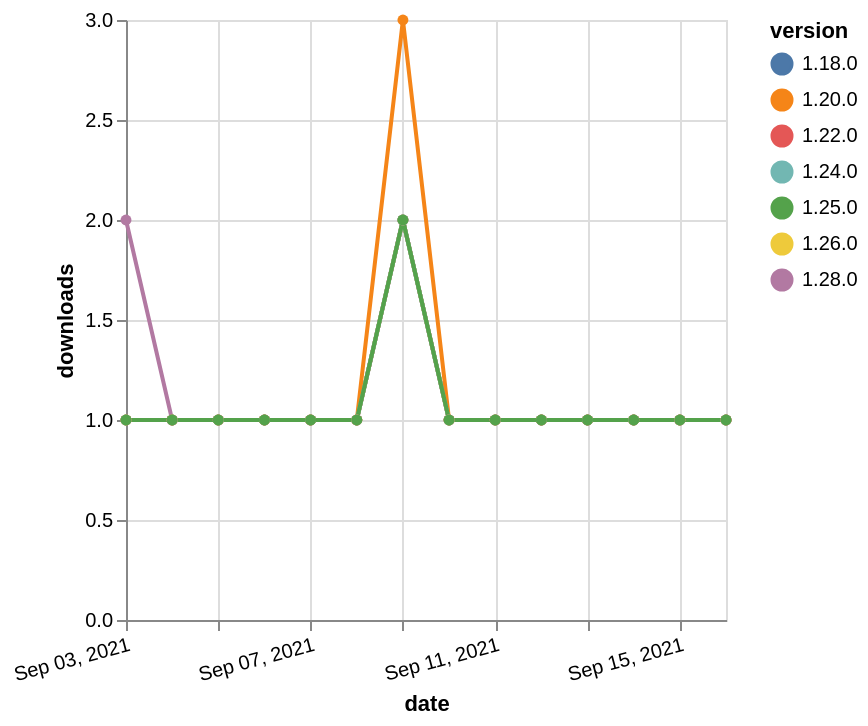

Specify this chart in Vega-Lite:
### Vega-Lite specification from a JSON file in a GitHub repository (floating-point values rounded to 4 significant figures)
{"$schema": "https://vega.github.io/schema/vega-lite/v5.json", "description": "A simple bar chart with embedded data.", "data": {"values": [{"date": "2021-09-03", "total": 210, "delta": 1, "version": "1.18.0"}, {"date": "2021-09-04", "total": 211, "delta": 1, "version": "1.18.0"}, {"date": "2021-09-05", "total": 212, "delta": 1, "version": "1.18.0"}, {"date": "2021-09-06", "total": 213, "delta": 1, "version": "1.18.0"}, {"date": "2021-09-07", "total": 214, "delta": 1, "version": "1.18.0"}, {"date": "2021-09-08", "total": 215, "delta": 1, "version": "1.18.0"}, {"date": "2021-09-09", "total": 217, "delta": 2, "version": "1.18.0"}, {"date": "2021-09-10", "total": 218, "delta": 1, "version": "1.18.0"}, {"date": "2021-09-11", "total": 219, "delta": 1, "version": "1.18.0"}, {"date": "2021-09-12", "total": 220, "delta": 1, "version": "1.18.0"}, {"date": "2021-09-13", "total": 221, "delta": 1, "version": "1.18.0"}, {"date": "2021-09-14", "total": 222, "delta": 1, "version": "1.18.0"}, {"date": "2021-09-15", "total": 223, "delta": 1, "version": "1.18.0"}, {"date": "2021-09-16", "total": 224, "delta": 1, "version": "1.18.0"}, {"date": "2021-09-03", "total": 175, "delta": 1, "version": "1.22.0"}, {"date": "2021-09-04", "total": 176, "delta": 1, "version": "1.22.0"}, {"date": "2021-09-05", "total": 177, "delta": 1, "version": "1.22.0"}, {"date": "2021-09-06", "total": 178, "delta": 1, "version": "1.22.0"}, {"date": "2021-09-07", "total": 179, "delta": 1, "version": "1.22.0"}, {"date": "2021-09-08", "total": 180, "delta": 1, "version": "1.22.0"}, {"date": "2021-09-09", "total": 182, "delta": 2, "version": "1.22.0"}, {"date": "2021-09-10", "total": 183, "delta": 1, "version": "1.22.0"}, {"date": "2021-09-11", "total": 184, "delta": 1, "version": "1.22.0"}, {"date": "2021-09-12", "total": 185, "delta": 1, "version": "1.22.0"}, {"date": "2021-09-13", "total": 186, "delta": 1, "version": "1.22.0"}, {"date": "2021-09-14", "total": 187, "delta": 1, "version": "1.22.0"}, {"date": "2021-09-15", "total": 188, "delta": 1, "version": "1.22.0"}, {"date": "2021-09-16", "total": 189, "delta": 1, "version": "1.22.0"}, {"date": "2021-09-03", "total": 119, "delta": 2, "version": "1.28.0"}, {"date": "2021-09-04", "total": 120, "delta": 1, "version": "1.28.0"}, {"date": "2021-09-05", "total": 121, "delta": 1, "version": "1.28.0"}, {"date": "2021-09-06", "total": 122, "delta": 1, "version": "1.28.0"}, {"date": "2021-09-07", "total": 123, "delta": 1, "version": "1.28.0"}, {"date": "2021-09-08", "total": 124, "delta": 1, "version": "1.28.0"}, {"date": "2021-09-09", "total": 126, "delta": 2, "version": "1.28.0"}, {"date": "2021-09-10", "total": 127, "delta": 1, "version": "1.28.0"}, {"date": "2021-09-11", "total": 128, "delta": 1, "version": "1.28.0"}, {"date": "2021-09-12", "total": 129, "delta": 1, "version": "1.28.0"}, {"date": "2021-09-13", "total": 130, "delta": 1, "version": "1.28.0"}, {"date": "2021-09-14", "total": 131, "delta": 1, "version": "1.28.0"}, {"date": "2021-09-15", "total": 132, "delta": 1, "version": "1.28.0"}, {"date": "2021-09-16", "total": 133, "delta": 1, "version": "1.28.0"}, {"date": "2021-09-03", "total": 165, "delta": 1, "version": "1.26.0"}, {"date": "2021-09-04", "total": 166, "delta": 1, "version": "1.26.0"}, {"date": "2021-09-05", "total": 167, "delta": 1, "version": "1.26.0"}, {"date": "2021-09-06", "total": 168, "delta": 1, "version": "1.26.0"}, {"date": "2021-09-07", "total": 169, "delta": 1, "version": "1.26.0"}, {"date": "2021-09-08", "total": 170, "delta": 1, "version": "1.26.0"}, {"date": "2021-09-09", "total": 172, "delta": 2, "version": "1.26.0"}, {"date": "2021-09-10", "total": 173, "delta": 1, "version": "1.26.0"}, {"date": "2021-09-11", "total": 174, "delta": 1, "version": "1.26.0"}, {"date": "2021-09-12", "total": 175, "delta": 1, "version": "1.26.0"}, {"date": "2021-09-13", "total": 176, "delta": 1, "version": "1.26.0"}, {"date": "2021-09-14", "total": 177, "delta": 1, "version": "1.26.0"}, {"date": "2021-09-15", "total": 178, "delta": 1, "version": "1.26.0"}, {"date": "2021-09-16", "total": 179, "delta": 1, "version": "1.26.0"}, {"date": "2021-09-03", "total": 293, "delta": 1, "version": "1.20.0"}, {"date": "2021-09-04", "total": 294, "delta": 1, "version": "1.20.0"}, {"date": "2021-09-05", "total": 295, "delta": 1, "version": "1.20.0"}, {"date": "2021-09-06", "total": 296, "delta": 1, "version": "1.20.0"}, {"date": "2021-09-07", "total": 297, "delta": 1, "version": "1.20.0"}, {"date": "2021-09-08", "total": 298, "delta": 1, "version": "1.20.0"}, {"date": "2021-09-09", "total": 301, "delta": 3, "version": "1.20.0"}, {"date": "2021-09-10", "total": 302, "delta": 1, "version": "1.20.0"}, {"date": "2021-09-11", "total": 303, "delta": 1, "version": "1.20.0"}, {"date": "2021-09-12", "total": 304, "delta": 1, "version": "1.20.0"}, {"date": "2021-09-13", "total": 305, "delta": 1, "version": "1.20.0"}, {"date": "2021-09-14", "total": 306, "delta": 1, "version": "1.20.0"}, {"date": "2021-09-15", "total": 307, "delta": 1, "version": "1.20.0"}, {"date": "2021-09-16", "total": 308, "delta": 1, "version": "1.20.0"}, {"date": "2021-09-03", "total": 148, "delta": 1, "version": "1.24.0"}, {"date": "2021-09-04", "total": 149, "delta": 1, "version": "1.24.0"}, {"date": "2021-09-05", "total": 150, "delta": 1, "version": "1.24.0"}, {"date": "2021-09-06", "total": 151, "delta": 1, "version": "1.24.0"}, {"date": "2021-09-07", "total": 152, "delta": 1, "version": "1.24.0"}, {"date": "2021-09-08", "total": 153, "delta": 1, "version": "1.24.0"}, {"date": "2021-09-09", "total": 155, "delta": 2, "version": "1.24.0"}, {"date": "2021-09-10", "total": 156, "delta": 1, "version": "1.24.0"}, {"date": "2021-09-11", "total": 157, "delta": 1, "version": "1.24.0"}, {"date": "2021-09-12", "total": 158, "delta": 1, "version": "1.24.0"}, {"date": "2021-09-13", "total": 159, "delta": 1, "version": "1.24.0"}, {"date": "2021-09-14", "total": 160, "delta": 1, "version": "1.24.0"}, {"date": "2021-09-15", "total": 161, "delta": 1, "version": "1.24.0"}, {"date": "2021-09-16", "total": 162, "delta": 1, "version": "1.24.0"}, {"date": "2021-09-03", "total": 133, "delta": 1, "version": "1.25.0"}, {"date": "2021-09-04", "total": 134, "delta": 1, "version": "1.25.0"}, {"date": "2021-09-05", "total": 135, "delta": 1, "version": "1.25.0"}, {"date": "2021-09-06", "total": 136, "delta": 1, "version": "1.25.0"}, {"date": "2021-09-07", "total": 137, "delta": 1, "version": "1.25.0"}, {"date": "2021-09-08", "total": 138, "delta": 1, "version": "1.25.0"}, {"date": "2021-09-09", "total": 140, "delta": 2, "version": "1.25.0"}, {"date": "2021-09-10", "total": 141, "delta": 1, "version": "1.25.0"}, {"date": "2021-09-11", "total": 142, "delta": 1, "version": "1.25.0"}, {"date": "2021-09-12", "total": 143, "delta": 1, "version": "1.25.0"}, {"date": "2021-09-13", "total": 144, "delta": 1, "version": "1.25.0"}, {"date": "2021-09-14", "total": 145, "delta": 1, "version": "1.25.0"}, {"date": "2021-09-15", "total": 146, "delta": 1, "version": "1.25.0"}, {"date": "2021-09-16", "total": 147, "delta": 1, "version": "1.25.0"}]}, "width": "container", "mark": {"type": "line", "point": {"filled": true}}, "encoding": {"x": {"field": "date", "type": "temporal", "timeUnit": "yearmonthdate", "title": "date", "axis": {"labelAngle": -15}}, "y": {"field": "delta", "type": "quantitative", "title": "downloads"}, "color": {"field": "version", "type": "nominal"}, "tooltip": {"field": "delta"}}}
